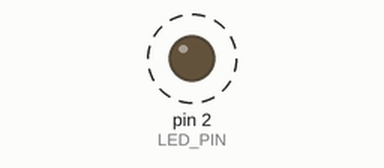
Simulated run of this sketch. Board: Arduino Uno, built with avr-gcc and run on an emulated ATmega328P. Shown: output pins drawn as LEDs (lit = HIGH). Dashed ring = blinking. What the sketch prints to the serial monitor is not drawn.

Above: at 0.5 s.
Timing chart, 0 to 4.9 s (numbered marks = the images above):
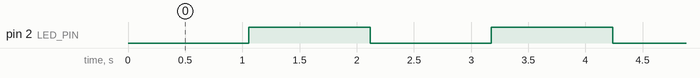

Measured:
- by itself, pin 2 (LED_PIN): alternates HIGH for 1.1 s and LOW for 1.1 s

The sketch:

test_millis.ino
```cpp
#define LED_PIN 2
#define TIMER 1000


void setup() {
  pinMode(LED_PIN, OUTPUT);
  Serial.begin(115200);
  while (!Serial) {};
  Serial.println("ok");

}


////TEST 1  - 1sec led blinking
//
//void loop() {
//
//  digitalWrite(LED_PIN, !digitalRead(LED_PIN));
//  Serial.println(digitalRead(LED_PIN));
//  delay(TIMER);
//
//}


////TEST 2  - 1sec led blinking using next_time
//
//unsigned long next_time = 0;
//
//void loop() {
//
//  if (millis()>=next_time) {
//    digitalWrite(LED_PIN, !digitalRead(LED_PIN));
//    next_time=millis()+TIMER;
//    Serial.print(millis());
//    Serial.print(" - ");
//    Serial.println(next_time);
//  };
//
//}


////TEST 3  - verify millis() reset  - reset at 4294967295
//
//extern volatile unsigned long timer0_millis;
//// refer to wiring.c
//
//void loop() {
//
//  Serial.println(millis());
//
//  if ((millis()>=100) && (millis()<4000000000)) {
//    noInterrupts ();
//    timer0_millis = 4294967000;
//    interrupts ();
//  }
//
//}


////TEST 4  - millis close to reset using next_time - reset at 4294967295
//
//unsigned long next_time = 0;
//extern volatile unsigned long timer0_millis;
//// refer to wiring.c
//
//
//void loop() {
//  unsigned long new_millis=4294961500;
//
//  if ((millis()>=6000) && (millis()<new_millis)) {
//    next_time = next_time-millis()+new_millis;   //do not change the blinking period
//    noInterrupts ();
//    timer0_millis = new_millis;
//    interrupts ();
//  }
//
//  if (millis()>=next_time) {
//    digitalWrite(LED_PIN, !digitalRead(LED_PIN));
//    next_time=millis()+TIMER;
//    Serial.print(millis());
//    Serial.print(" - ");
//    Serial.print(next_time);
//    Serial.print(" - ");
//    Serial.println(digitalRead(LED_PIN));
//  }
//
//}


////TEST 5  - millis close to reset using next_time. SLOW LOOP  - (reset at 4294967295)
//
//unsigned long next_time = 0;
//extern volatile unsigned long timer0_millis;
//// refer to wiring.c
//
//
//void loop() {
//  unsigned long new_millis=4294962000;
//
//  if ((millis()>=4200) && (millis()<new_millis)) {
//    noInterrupts ();
//    timer0_millis = new_millis;
//    interrupts ();
//  }
//
//  if (millis() >= next_time) {
//    digitalWrite(LED_PIN, !digitalRead(LED_PIN));
//    next_time = millis() + TIMER;
//  }
//
//  delay(70);
//
//  Serial.print(millis());
//  Serial.print(" - ");
//  Serial.println(next_time);
//
//}


//TEST 6  - millis close to reset using prev_time. SLOW LOOP  - (reset at 4294967295)
unsigned long prev_time = 0;
extern volatile unsigned long timer0_millis; // refer to wiring.c

void loop() {
  unsigned long new_millis=4294962000;
  if ((millis()>=7000) && (millis()<new_millis)) {
    prev_time = prev_time-millis()+new_millis;   //do not change the blinking period
    noInterrupts ();
    timer0_millis = new_millis;
    interrupts ();
  }
  if ((millis()- prev_time) >= TIMER) {
    digitalWrite(LED_PIN, !digitalRead(LED_PIN));
    prev_time = millis();
  }
  delay(70);
  Serial.print(millis());
  Serial.print(" - ");
  Serial.print(prev_time);
  Serial.print(" = ");
  Serial.println(millis() - prev_time);
}


////TEST x - null mode
//
//void loop() {
//
//
//  delay(70);
//
//}
```
